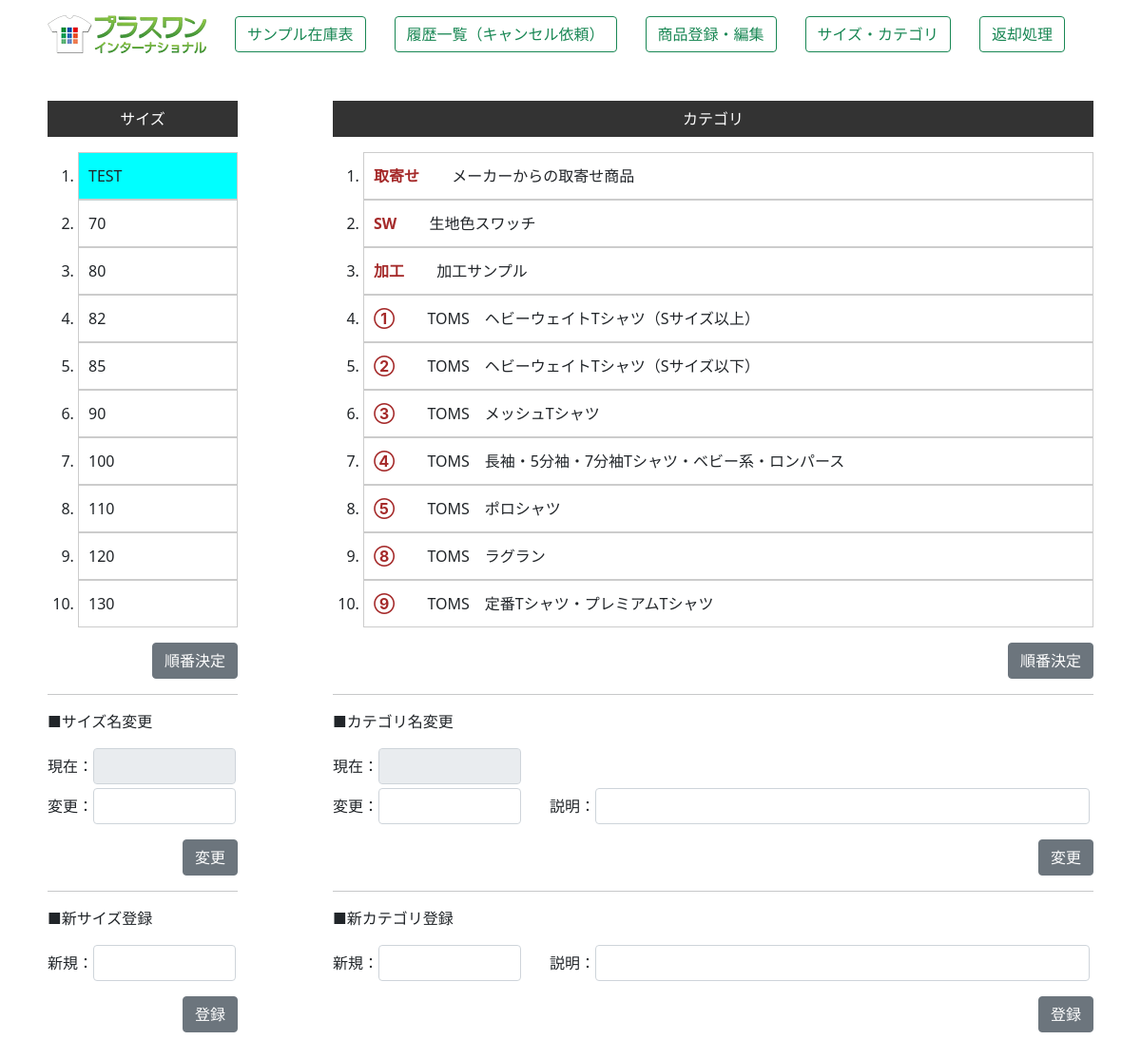
The page /zaiko2/size_category/ on the database its author committed.
### zaiko/models.py (models this page shows, shortened)
class Size(models.Model):
    size_num=models.IntegerField("順番",null=False)
    size=models.CharField("サイズ",max_length=30,blank=True)

class Category(models.Model):
    category_num=models.IntegerField("順番",null=False)
    category=models.CharField("カテゴリ",max_length=50,blank=True)
    category_ex=models.CharField("説明",max_length=100,blank=True)

### zaiko2/views.py (the view)
# urls.py: path('size_category/', size_category, name="size_category"),
def size_category(request):
    sizes=Size.objects.all().order_by("size_num")
    category=Category.objects.all().order_by("category_num")
    request.session["comment"]=""
    return render(request,"zaiko2/size_category.html",{"sizes":sizes,"category":category})

### zaiko2/templates/zaiko2/size_category.html (shortened to what this page needs)
{% load static %}
<!DOCTYPE html>
<html lang="ja">
<head>
    <link rel="stylesheet" href="{% static 'main.css' %}">
    <link href="https://cdn.jsdelivr.net/npm/bootstrap@5.0.2/dist/css/bootstrap.min.css" rel="stylesheet">
    <link rel="stylesheet" href="https://cdn.jsdelivr.net/npm/bootstrap-icons@1.8.0/font/bootstrap-icons.css">
</head>
<body>
    <div class="container mt-3 mb-5">
        <div style="margin: 0 auto; justify-content: center; width: 1100px;">
            {% include "zaiko/menu.html" %}
            <div class="flex4" style="margin-top: 50px;">
                <div style="width: 200px;">
                    <div class="title_sc">サイズ</div>
                    <div class="inlineframe mt-3" style="height: 500px;">
                        <ol class="drag-list">
                            {% for i in sizes %}
                                {% if i.size_num == 0 %}
                                <li id="{{i.size}}" name="size_list" draggable="true" style="background-color: aqua;">{{i.size}}</li>
                                {% else %}
                                <li id="{{i.size}}" name="size_list" draggable="true">{{i.size}}</li>
                                {% endif %}
                            {% endfor %}
                        </ol>
                    </div>
                    <div style="width: 200px;">
                        <div class="mt-3" style="text-align: right;">
                            <button type="button" class="btn btn-secondary" id="btn_size_num">順番決定</button>
                        </div>
                        <hr>
                        <div>■サイズ名変更</div>
                        <div class="mt-3">
                            <div class="flex2">
                                <div>現在：</div>
                                <div style="width: 150px;"><input class="form-control" type="text" id="size_name1" disabled></div>
                            </div>
                            <div class="flex2 mt-1">
                                <div>変更：</div>
                                <div style="width: 150px;"><input class="form-control" type="text" id="size_name2"></div>
                            </div>
                            <div class="mt-3" style="text-align: right;">
                                <button type="button" class="btn btn-secondary" id="btn_size_name">変更</button>
                            </div>
                        </div>
                        <hr>
                        <div>■新サイズ登録</div>
                        <div class="mt-3">
                            <div class="flex2">
                                <div>新規：</div>
                                <div style="width: 150px;"><input class="form-control" type="text" id="size_new"></div>
                            </div>
                            <div class="mt-3" style="text-align: right;">
                                <button type="button" class="btn btn-secondary" id="btn_size_new">登録</button>
                            </div>
                        </div>
                    </div>
                </div>
                <div style="width: 800px;">
                    <div class="title_sc">カテゴリ</div>
                    <div class="inlineframe mt-3" style=" height: 500px;">
                        <ol class="drag-list">
                            {% for i in category %}
                                {% if i.category_num == 0 %}
                                <li id="{{i.category}}" name="category_list" draggable="true" style="background-color: aqua;">
                                    <span style="color: brown;">{{i.category}}</span>
                                    <span style="margin-left: 30px;">{{i.category_ex}}</span>
                                </li>
                                {% else %}
                                <li id="{{i.category}}" name="category_list" draggable="true">
                                    <span style="color: brown; font-weight: bold;">{{i.category}}</span>
                                    <span style="margin-left: 30px;">{{i.category_ex}}</span>
                                </li>
                                {% endif %}
                            {% endfor %}
                        </ol>
                    </div>
                    <div style="width: 800px;">
                        <div class="mt-3" style="text-align: right;">
                            <button type="button" class="btn btn-secondary" id="btn_category_num">順番決定</button>
                        </div>
                        <hr>
                        <div>■カテゴリ名変更</div>
                        <div class="mt-3">
                            <div class="flex2">
                                <div>現在：</div>
                                <div style="width: 150px;"><input class="form-control" type="text" id="category_name1" disabled></div>
                            </div>
                            <div class="flex2 mt-1">
                                <div>変更：</div>
                                <div style="width: 150px;"><input class="form-control" type="text" id="category_name2"></div>
                                <div style="margin-left: 30px;">説明：</div>
                                <div style="width: 520px;"><input class="form-control" type="text" id="category_name3"></div>
                            </div>
                            <div class="mt-3" style="text-align: right;">
                                <button type="button" class="btn btn-secondary" id="btn_category_name">変更</button>
                            </div>
                        </div>
                        <hr>
                        <div>■新カテゴリ登録</div>
                        <div class="mt-3">
                            <div class="flex2">
                                <div>新規：</div>
                                <div style="width: 150px;"><input class="form-control" type="text" id="category_new1"></div>
                                <div style="margin-left: 30px;">説明：</div>
                                <div style="width: 520px;"><input class="form-control" type="text" id="category_new2"></div>
                            </div>
                            <div class="mt-3" style="text-align: right;">
                                <button type="button" class="btn btn-secondary" id="btn_category_new">登録</button>
                            </div>
                        </div>
                    </div>
                </div>
            </div>
        </div>
    </div>
</body>
</html>

### zaiko/static/main.css (style rules this page uses)
.flex2,.menu { display: flex; flex-wrap: wrap; align-items: center; }
.flex4 { display: flex; flex-wrap: nowrap; justify-content: space-between; }
.drag-list li { line-height:3em; border:1px solid #cccccc; cursor:pointer; padding-left: 10px; }
.inlineframe { background-color:#FFFFFF; overflow:auto; overflow-y:scroll; overflow-x:hidden; }
.title_sc { background-color: #333333; color: #fff; text-align: center; padding: 7px 0px; }

### rows shown on the page
Size: size "TEST"
Size: size "70"
Size: size "80"
Size: size "82"
Size: size "85"
Size: size "90"
Size: size "100"
Size: size "110"
Size: size "120"
Size: size "130"
Category: category "取寄せ", category_ex "メーカーからの取寄せ商品"
Category: category "SW", category_ex "生地色スワッチ"
Category: category "加工", category_ex "加工サンプル"
Category: category "①", category_ex "TOMS ヘビーウェイトTシャツ（Sサイズ以上）"
Category: category "②", category_ex "TOMS ヘビーウェイトTシャツ（Sサイズ以下）"
Category: category "③", category_ex "TOMS メッシュTシャツ"
Category: category "④", category_ex "TOMS 長袖・5分袖・7分袖Tシャツ・ベビー系・ロンパース"
Category: category "⑤", category_ex "TOMS ポロシャツ"
Category: category "⑧", category_ex "TOMS ラグラン"
Category: category "⑨", category_ex "TOMS 定番Tシャツ・プレミアムTシャツ"
